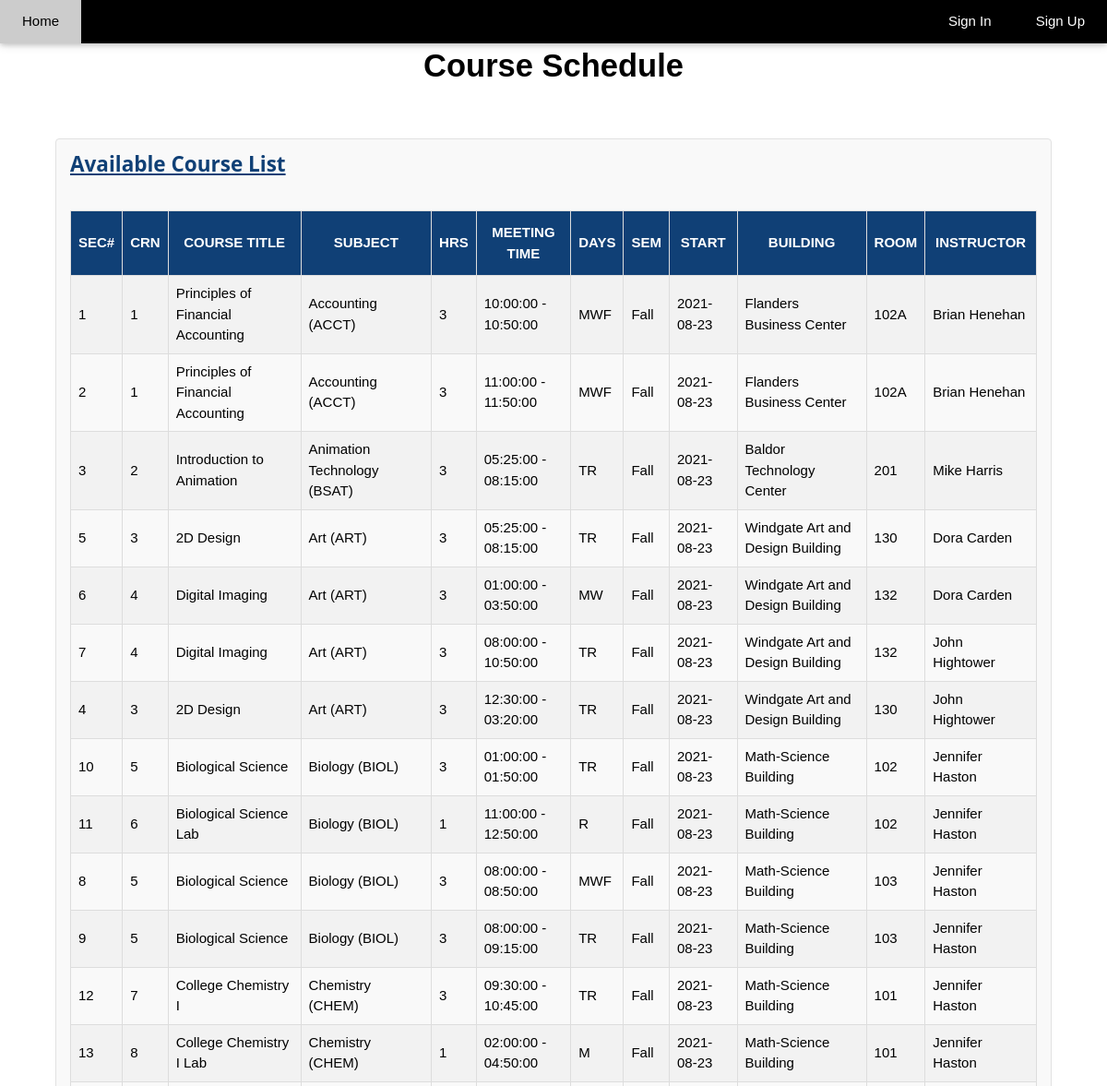
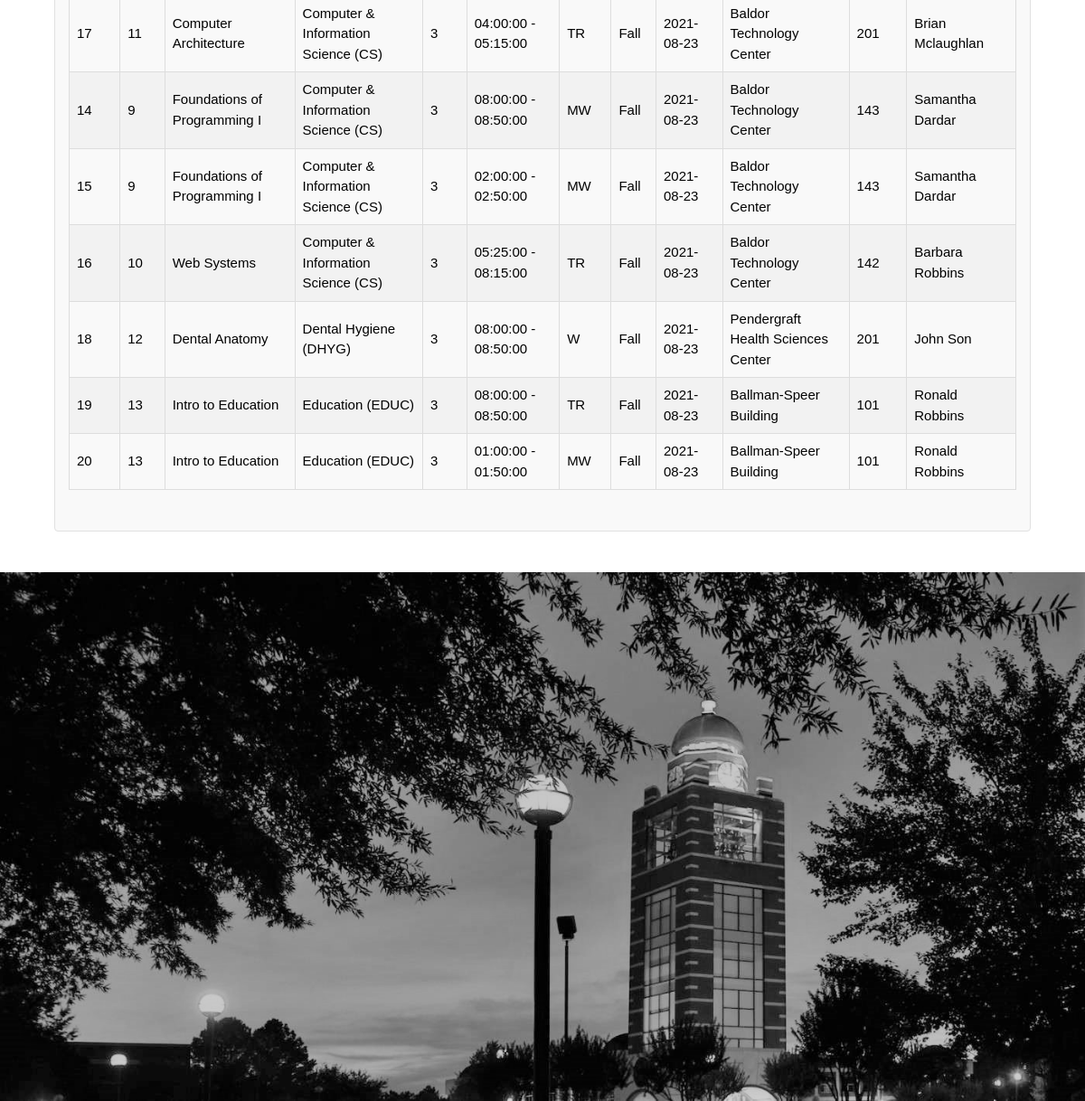
The app's page /DUAFS/courseschedule.php with its own data (2 pictures, top to bottom).
### tables this page shows
CREATE TABLE section (
	section_id INT NOT NULL AUTO_INCREMENT,
	start_time TIME NOT NULL,
	end_time TIME NOT NULL,
	days VARCHAR(20) NOT NULL,
	semester VARCHAR (20) NOT NULL,
	start_date DATE NOT NULL,
	end_date DATE NOT NULL,
	room_id INT NOT NULL,
	professor_id INT NOT NULL,
	course_id INT NOT NULL,
	PRIMARY KEY (section_id),
	FOREIGN KEY (room_id) REFERENCES room(room_id),
	FOREIGN KEY (professor_id) REFERENCES professor(professor_id),
	FOREIGN KEY (course_id) REFERENCES course(course_id)
);

CREATE TABLE course (
	course_id INT NOT NULL AUTO_INCREMENT,
	title VARCHAR(255) NOT NULL,
	description TEXT NOT NULL DEFAULT 'Description not found',
	credit_hours INT NOT NULL,
	subject_id INT NOT NULL,
	PRIMARY KEY (course_id),
	FOREIGN KEY (subject_id) REFERENCES subject(subject_id)
);

CREATE TABLE subject (
	subject_id INT NOT NULL AUTO_INCREMENT,
    	title VARCHAR(255) NOT NULL,
    	PRIMARY KEY (subject_id)
);

CREATE TABLE building (
	building_id INT NOT NULL AUTO_INCREMENT,
	title VARCHAR(255) NOT NULL,
	location VARCHAR(255),
	PRIMARY KEY (building_id)
);

CREATE TABLE room (
	room_id INT NOT NULL AUTO_INCREMENT,
	room_code VARCHAR(10) NOT NULL,
	building_id INT NOT NULL,
	num_seats INT NOT NULL,
	PRIMARY KEY (room_id),
	FOREIGN KEY (building_id) REFERENCES building(building_id)
);

### DUAFS/courseschedule.php (the view, shortened to what this page needs)
<?php
	include_once 'header.php';
	include_once 'includes/dbh.inc.php';
?>
<!DOCTYPE html>
<html lang="en">
<link rel="stylesheet" href="css/import.css">
<link rel="stylesheet" type="text/css" href="css/default.css">
<body>
<div class="w3-content" style="max-width:2000px;margin-top:46px">
 <div class ="hometop">
	<span>Course Schedule</span> <br> </br>
 </div>
<div class ="announcementlarge">
<h2>Available Course List<br></br></h2>
  <?php
	$query = "select section.section_id, course.course_id, course.title as course, subject.title as subject, course.credit_hours, concat(section.start_time,' - ', section.end_time) as meeting_time, section.days, section.semester, section.start_date, building.title, room.room_code, concat(user.first_name, ' ', user.last_name) as instructor
				from section
				join course
					on section.course_id = course.course_id
				join subject
					on course.subject_id = subject.subject_id
				join room
					on section.room_id = room.room_id
				join building
					on room.building_id = building.building_id
				join professor
					on section.professor_id = professor.professor_id
				join user
					on professor.user_id = user.user_id
				order by subject.title;";
	echo '<table id="course">
      <tr>
          <th> SEC# </th>
          <th> CRN </th>
          <th> COURSE TITLE </th>
          <th> SUBJECT </th>
		  <th> HRS </th>
          <th> MEETING TIME </th>
		  <th> DAYS </th>
		  <th> SEM </th>
		  <th> START </th>
		  <th> BUILDING </th>
		  <th> ROOM </th>
		  <th> INSTRUCTOR </th>
      </tr>';
	if ($result = $conn->query($query)) {
    while ($row = $result->fetch_assoc()) {
        $field1name = $row["section_id"];
        $field2name = $row["course_id"];
        $field3name = $row["course"];
        $field4name = $row["subject"];
        $field5name = $row["credit_hours"];
		$field6name = $row["meeting_time"];
		$field7name = $row["days"];
		$field8name = $row["semester"];
		$field9name = $row["start_date"];
		$field10name = $row["title"];
		$field11name = $row["room_code"];
		$field12name = $row["instructor"];
        echo '<tr>
                  <td>'.$field1name.'</td>
                  <td>'.$field2name.'</td>
                  <td>'.$field3name.'</td>
                  <td>'.$field4name.'</td>
                  <td>'.$field5name.'</td>
				  <td>'.$field6name.'</td>
				  <td>'.$field7name.'</td>
				  <td>'.$field8name.'</td>
				  <td>'.$field9name.'</td>
				  <td>'.$field10name.'</td>
				  <td>'.$field11name.'</td>
				  <td>'.$field12name.'</td>
              </tr>';
    }
	echo"</table>";
}
 ?>
 <br></br>
</div>
<br></br>
</div>
<img src="./images/tower.jpg" class="w3-image w3-greyscale-min" style="width:100%" >
</body>
</html>

### DUAFS/header.php (shortened to what this page needs)
<!DOCTYPE html>
<html lang="en">
<div class="w3-top">
  <div class="w3-bar w3-black w3-card">
		<?php
		if(isset($_SESSION["user_id"])){
			echo'<a href="home.php"class="w3-bar-item w3-button w3-padding-large">Home</a>';
			if($_SESSION["is_student"] == 1 || $_SESSION["is_administrator"] == 1){
				echo'<a href="student.php"class="w3-bar-item w3-button w3-padding-large">Student Services</a>';
			}
			if($_SESSION["is_professor"] == 1 || $_SESSION["is_administrator"] == 1){
				echo'<a href="professor.php"class="w3-bar-item w3-button w3-padding-large">Professor Services</a>';
			}
			if($_SESSION["is_advisor"] == 1 || $_SESSION["is_administrator"] == 1){
				echo'<a href="advisor.php"class="w3-bar-item w3-button w3-padding-large">Advisor Services</a>';
			}
			if($_SESSION["is_professor"] == 1 || $_SESSION["is_advisor"] == 1 || $_SESSION["is_administrator"] == 1){
				echo'<a href="faculty.php"class="w3-bar-item w3-button w3-padding-large">Faculty Services</a>';
			}
			echo'<a href="campus.php"class="w3-bar-item w3-button w3-padding-large">Campus Services and Information</a>';
			if($_SESSION["is_administrator"] == 1){
				echo'<a href="admin.php"class="w3-bar-item w3-button w3-padding-large">Admin Controls</a>';
			}
			echo'<a href="profile.php"class="w3-bar-item w3-button w3-padding-large w3-right">Profile</a>';
			echo'<a href="includes/logout.inc.php"class="w3-bar-item w3-button w3-padding-large w3-right">Logout</a>';
		}
		else{
			echo'<a href="index.php"class="w3-bar-item w3-button w3-padding-large">Home</a>';
			echo'<a href="signup.php"class="w3-bar-item w3-button w3-padding-large w3-right">Sign Up</a>';
			echo'<a href="login.php"class="w3-bar-item w3-button w3-padding-large w3-right">Sign In</a>';
		}
		?>
  </div>
</div>
</html>

### DUAFS/css/import.css (style rules this page uses)
html { box-sizing:border-box }
*,*:before,*:after { box-sizing:inherit }
html { -ms-text-size-adjust:100%;-webkit-text-size-adjust:100% }
body { margin:0 }
a { background-color:transparent }
img { border-style:none }
html,body { font-family:Verdana,sans-serif;font-size:15px;line-height:1.5 }
html { overflow-x:hidden }
h2 { font-size:30px }
h1,h2,h3,h4,h5,h6 { font-family:"Segoe UI",Arial,sans-serif;font-weight:400;margin:10px 0 }
.w3-image { max-width:100%;height:auto }
img { vertical-align:middle }
a { color:inherit }
.w3-btn,.w3-button { border:none;display:inline-block;padding:8px 16px;vertical-align:middle;overflow:hidden;text-decoration:none;color:inherit;background-color:inherit;text-align:center;cursor:pointer;white-space:nowrap }
.w3-btn,.w3-button { -webkit-touch-callout:none;-webkit-user-select:none;-khtml-user-select:none;-moz-user-select:none;-ms-user-select:none;user-select:none }
.w3-bar { width:100%;overflow:hidden }
.w3-bar .w3-bar-item { padding:8px 16px;float:left;width:auto;border:none;display:block;outline:0 }
.w3-bar .w3-button { white-space:normal }
.w3-container:after,.w3-container:before,.w3-panel:after,.w3-panel:before,.w3-row:after,.w3-row:before,.w3-row-padding:after,.w3-row-padding:before, .w3-cell-row:before,.w3-cell-row:after,.w3-clear:after,.w3-clear:before,.w3-bar:before,.w3-bar:after { content:"";display:table;clear:both }
.w3-content,.w3-auto { margin-left:auto;margin-right:auto }
.w3-content { max-width:980px }
.w3-top,.w3-bottom { position:fixed;width:100%;z-index:1 }
.w3-top { top:0 }
.w3-card,.w3-card-2 { box-shadow:0 2px 5px 0 rgba(0,0,0,0.16),0 2px 10px 0 rgba(0,0,0,0.12) }
.w3-greyscale-min,.w3-grayscale-min { filter:grayscale(50%) }
.w3-padding-large { padding:12px 24px!important }
.w3-right { float:right!important }
.w3-black,.w3-hover-black:hover { color:#fff!important;background-color:#000!important }

### DUAFS/css/default.css (style rules this page uses)
.hometop { text-align: center; font-size: 230%; font-weight: bold; }
#course { font-family: Arial, Helvetica, sans-serif; border-collapse: collapse; width: 100%; }
#course td, #course th { border: 1px solid #ddd; padding: 8px; }
#course tr:nth-child(even) { background-color: #f2f2f2; }
#course th { padding-top: 12px; padding-bottom: 12px; text-align: center; background-color: #104076; color: white; }
h2 { font-size: 1.5em; margin: 0; font-weight: bold; color: #104076; text-decoration: underline; }
.announcementlarge { margin-left: 5%; margin-right: 5%; padding: 10px 15px 0px; border: 1px solid #e1e1e1; background-color: #f9f9f9; border-radius: 4px; }
* { box-sizing:border-box }

### records on screen
section: section_id "1", course.course_id "1", course.title "Principles of Financial Accounting", subject.title "Accounting (ACCT)", course.credit_hours "3", field6name "10:00:00 - 10:50:00", days "MWF", semester "Fall", start_date "2021-08-23", building.title "Flanders Business Center", room.room_code "102A", field12name "Brian Henehan"
section: section_id "2", course.course_id "1", course.title "Principles of Financial Accounting", subject.title "Accounting (ACCT)", course.credit_hours "3", field6name "11:00:00 - 11:50:00", days "MWF", semester "Fall", start_date "2021-08-23", building.title "Flanders Business Center", room.room_code "102A", field12name "Brian Henehan"
section: section_id "3", course.course_id "2", course.title "Introduction to Animation", subject.title "Animation Technology (BSAT)", course.credit_hours "3", field6name "05:25:00 - 08:15:00", days "TR", semester "Fall", start_date "2021-08-23", building.title "Baldor Technology Center", room.room_code "201", field12name "Mike Harris"
section: section_id "5", course.course_id "3", course.title "2D Design", subject.title "Art (ART)", course.credit_hours "3", field6name "05:25:00 - 08:15:00", days "TR", semester "Fall", start_date "2021-08-23", building.title "Windgate Art and Design Building", room.room_code "130", field12name "Dora Carden"
section: section_id "6", course.course_id "4", course.title "Digital Imaging", subject.title "Art (ART)", course.credit_hours "3", field6name "01:00:00 - 03:50:00", days "MW", semester "Fall", start_date "2021-08-23", building.title "Windgate Art and Design Building", room.room_code "132", field12name "Dora Carden"
section: section_id "7", course.course_id "4", course.title "Digital Imaging", subject.title "Art (ART)", course.credit_hours "3", field6name "08:00:00 - 10:50:00", days "TR", semester "Fall", start_date "2021-08-23", building.title "Windgate Art and Design Building", room.room_code "132", field12name "John Hightower"
section: section_id "4", course.course_id "3", course.title "2D Design", subject.title "Art (ART)", course.credit_hours "3", field6name "12:30:00 - 03:20:00", days "TR", semester "Fall", start_date "2021-08-23", building.title "Windgate Art and Design Building", room.room_code "130", field12name "John Hightower"
section: section_id "10", course.course_id "5", course.title "Biological Science", subject.title "Biology (BIOL)", course.credit_hours "3", field6name "01:00:00 - 01:50:00", days "TR", semester "Fall", start_date "2021-08-23", building.title "Math-Science Building", room.room_code "102", field12name "Jennifer Haston"
section: section_id "11", course.course_id "6", course.title "Biological Science Lab", subject.title "Biology (BIOL)", course.credit_hours "1", field6name "11:00:00 - 12:50:00", days "R", semester "Fall", start_date "2021-08-23", building.title "Math-Science Building", room.room_code "102", field12name "Jennifer Haston"
section: section_id "8", course.course_id "5", course.title "Biological Science", subject.title "Biology (BIOL)", course.credit_hours "3", field6name "08:00:00 - 08:50:00", days "MWF", semester "Fall", start_date "2021-08-23", building.title "Math-Science Building", room.room_code "103", field12name "Jennifer Haston"
section: section_id "9", course.course_id "5", course.title "Biological Science", subject.title "Biology (BIOL)", course.credit_hours "3", field6name "08:00:00 - 09:15:00", days "TR", semester "Fall", start_date "2021-08-23", building.title "Math-Science Building", room.room_code "103", field12name "Jennifer Haston"
section: section_id "12", course.course_id "7", course.title "College Chemistry I", subject.title "Chemistry (CHEM)", course.credit_hours "3", field6name "09:30:00 - 10:45:00", days "TR", semester "Fall", start_date "2021-08-23", building.title "Math-Science Building", room.room_code "101", field12name "Jennifer Haston"
section: section_id "13", course.course_id "8", course.title "College Chemistry I Lab", subject.title "Chemistry (CHEM)", course.credit_hours "1", field6name "02:00:00 - 04:50:00", days "M", semester "Fall", start_date "2021-08-23", building.title "Math-Science Building", room.room_code "101", field12name "Jennifer Haston"
section: section_id "17", course.course_id "11", course.title "Computer Architecture", subject.title "Computer & Information Science (CS)", course.credit_hours "3", field6name "04:00:00 - 05:15:00", days "TR", semester "Fall", start_date "2021-08-23", building.title "Baldor Technology Center", room.room_code "201", field12name "Brian Mclaughlan"
section: section_id "14", course.course_id "9", course.title "Foundations of Programming I", subject.title "Computer & Information Science (CS)", course.credit_hours "3", field6name "08:00:00 - 08:50:00", days "MW", semester "Fall", start_date "2021-08-23", building.title "Baldor Technology Center", room.room_code "143", field12name "Samantha Dardar"
section: section_id "15", course.course_id "9", course.title "Foundations of Programming I", subject.title "Computer & Information Science (CS)", course.credit_hours "3", field6name "02:00:00 - 02:50:00", days "MW", semester "Fall", start_date "2021-08-23", building.title "Baldor Technology Center", room.room_code "143", field12name "Samantha Dardar"
section: section_id "16", course.course_id "10", course.title "Web Systems", subject.title "Computer & Information Science (CS)", course.credit_hours "3", field6name "05:25:00 - 08:15:00", days "TR", semester "Fall", start_date "2021-08-23", building.title "Baldor Technology Center", room.room_code "142", field12name "Barbara Robbins"
section: section_id "18", course.course_id "12", course.title "Dental Anatomy", subject.title "Dental Hygiene (DHYG)", course.credit_hours "3", field6name "08:00:00 - 08:50:00", days "W", semester "Fall", start_date "2021-08-23", building.title "Pendergraft Health Sciences Center", room.room_code "201", field12name "John Son"
section: section_id "19", course.course_id "13", course.title "Intro to Education", subject.title "Education (EDUC)", course.credit_hours "3", field6name "08:00:00 - 08:50:00", days "TR", semester "Fall", start_date "2021-08-23", building.title "Ballman-Speer Building", room.room_code "101", field12name "Ronald Robbins"
section: section_id "20", course.course_id "13", course.title "Intro to Education", subject.title "Education (EDUC)", course.credit_hours "3", field6name "01:00:00 - 01:50:00", days "MW", semester "Fall", start_date "2021-08-23", building.title "Ballman-Speer Building", room.room_code "101", field12name "Ronald Robbins"
